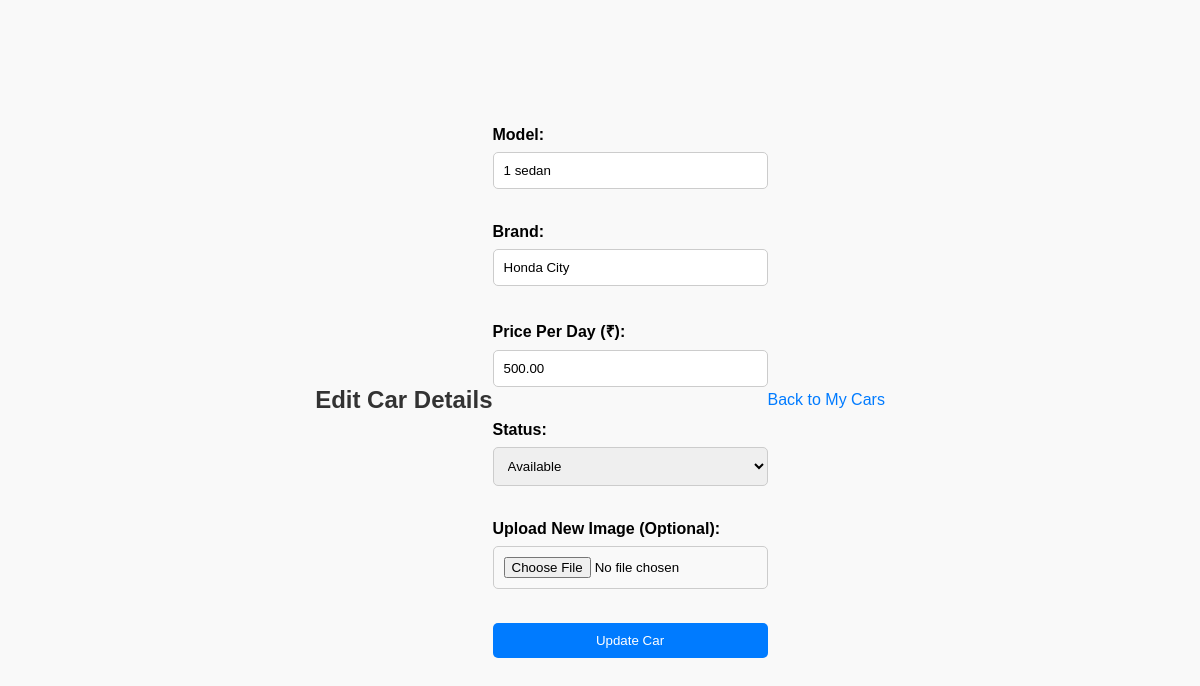
/provider/edit_car.php?id=4 (signed in), run on the app's committed database.
### tables this page shows
CREATE TABLE `cars` (
  `id` int(11) NOT NULL,
  `provider_id` int(11) NOT NULL,
  `model` varchar(100) NOT NULL,
  `brand` varchar(100) NOT NULL,
  `price_per_day` decimal(10,2) NOT NULL,
  `status` enum('available','booked') DEFAULT 'available',
  `created_at` timestamp NOT NULL DEFAULT current_timestamp(),
  `image` varchar(255) DEFAULT NULL
);

### provider/edit_car.php (the view, shortened to what this page needs)
<?php
include '../config.php';
$car_id = intval($_GET['id']);
$provider_id = $_SESSION['user_id'];
$stmt = $pdo->prepare("SELECT * FROM cars WHERE id = ? AND provider_id = ?");
$stmt->execute([$car_id, $provider_id]);
$car = $stmt->fetch(PDO::FETCH_ASSOC);
?>
<!DOCTYPE html>
<html lang="en">
<head>
    <link rel="stylesheet" href="../assets/css/style.css">
</head>
<body>
    <h2>Edit Car Details</h2>
    <form method="post" enctype="multipart/form-data">
        <label>Model:</label>
        <input type="text" name="model" value="<?php echo htmlspecialchars($car['model']); ?>" required><br>
        <label>Brand:</label>
        <input type="text" name="brand" value="<?php echo htmlspecialchars($car['brand']); ?>" required><br>
        <label>Price Per Day (₹):</label>
        <input type="number" name="price_per_day" step="0.01" value="<?php echo htmlspecialchars($car['price_per_day']); ?>" required><br>
        <label>Status:</label>
        <select name="status">
            <option value="available" <?php echo $car['status'] === 'available' ? 'selected' : ''; ?>>Available</option>
        </select><br>
        <label>Upload New Image (Optional):</label>
        <input type="file" name="car_image" accept="image/*"><br>
        <button type="submit">Update Car</button>
    </form>
    <a href="my_cars.php">Back to My Cars</a>
</body>
</html>

### assets/css/style.css (style rules this page uses)
body { font-family: Arial, sans-serif; background-color: #f9f9f9; margin: 0; padding: 0; display: flex; justify-content: center; align-items: center; height: 100vh; }
h2 { color: #333; text-align: center; }
form { display: flex; flex-direction: column; }
label { margin-bottom: 8px; font-weight: bold; }
input, select, button { padding: 10px; margin-bottom: 16px; border: 1px solid #ccc; border-radius: 5px; }
button { background-color: #007bff; color: white; border: none; cursor: pointer; transition: background-color 0.3s; }
a { color: #007bff; text-decoration: none; }

### data on the page
cars: model "1 sedan", brand "Honda City", price_per_day "500.00", status "Available"
